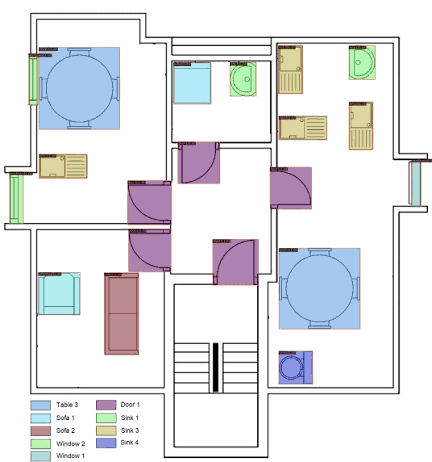
#> input picture data/eval/apartment_floorplan/01_original.png, 432 x 462 px; its folder holds only this picture in this run
$ python build_idf_figures.py
#> lines starting #> are read from the running program, lines starting #| are printed output that depends on the picture; after the words box and inside, x2 and y2 are one past the last pixel; in counts of white or black regions, pixels touching at a corner belong together
"""Compose detailed multi-panel IDF figures from the data folder images.

Reads the pipeline stage images stored under data/eval/<plan>/ and
data/processed/ and writes labelled composite figures into
research_deliverables/ieee_latex/figures/ (idf_*.png).
"""

import os
import glob

from PIL import Image, ImageDraw, ImageFont

BASE = os.path.dirname(os.path.abspath(__file__))
DATA = os.path.join(BASE, "data")
FIG_DIR = os.path.join(BASE, "research_deliverables", "ieee_latex", "figures")

PANEL_W = 760
LABEL_H = 56
GAP = 14
BG = (255, 255, 255)
LABEL_BG = (31, 56, 100)
LABEL_FG = (255, 255, 255)

_stages = [
    ("01_original", "1. Input raster"),
    ("02b_walls_threshold_mask", "2. Wall threshold mask"),
    ("03a_closed_walls", "3. Adaptive gap closing"),
    ("03b_detected_walls", "4. Hough wall detection"),
    ("04a_room_segmentation", "5. Room segmentation"),
    ("04b_corridor_segmentation", "6. Corridor segmentation"),
    ("05_door_detections", "7. Door detection"),
    ("07_final_annotated_floorplan", "8. Final annotated plan"),
]


def _font(size):
    for name in ("arialbd.ttf", "arial.ttf", "DejaVuSans-Bold.ttf", "DejaVuSans.ttf"):
        try:
            return ImageFont.truetype(name, size)
        except Exception:
            continue
    return ImageFont.load_default()


def compose_grid(panels, out_name, cols=4, title=None, panel_w=PANEL_W):
    if not panels:
        raise ValueError("no panels")
    cells = []
    for path, label in panels:
        im = Image.open(path).convert("RGB")
        h = max(1, int(im.height * panel_w / im.width))
        cells.append((im.resize((panel_w, h), Image.LANCZOS), label))
    rows = (len(cells) + cols - 1) // cols
    cell_h = max(c[0].height for c in cells) + LABEL_H
    W = cols * panel_w + (cols + 1) * GAP
    H = rows * cell_h + (rows + 1) * GAP
    if title:
        H += LABEL_H + 8
    canvas = Image.new("RGB", (W, H), BG)
    d = ImageDraw.Draw(canvas)
    y = GAP
    if title:
        f_t = _font(40)
        tw = d.textlength(title, font=f_t)
        d.text(((W - tw) // 2, y), title, fill=(31, 56, 100), font=f_t)
        y += LABEL_H + 8
    f_lab = _font(26)
    for i, (im, label) in enumerate(cells):
        r, c = divmod(i, cols)
        x = GAP + c * (panel_w + GAP)
        cy = y + r * (cell_h + GAP)
        canvas.paste(im, (x, cy))
        ly = cy + im.height + 6
        d.rectangle([x + 2, ly, x + panel_w - 2, ly + LABEL_H - 14], fill=LABEL_BG)
        text = d.textlength(label, font=f_lab)
        d.text((x + (panel_w - text) // 2, ly + 6), label, fill=LABEL_FG, font=f_lab)
    out = os.path.join(FIG_DIR, out_name)
    canvas.save(out)
    print("figure written:", out, canvas.size)


def find_plan_dir(plan):
    p = os.path.join(DATA, "eval", plan)
    if os.path.isdir(p):
        return p
    return None


def _plan_panels(plan):
    d = find_plan_dir(plan)
    panels = []
    for key, label in _stages:
        path = os.path.join(d, key + ".png")
        if os.path.exists(path):
            panels.append((path, label))
    return panels


def build_plan_overview(plan, out_name, title):
    compose_grid(_plan_panels(plan), out_name, cols=4, title=title,
                 panel_w=740 if plan != "apartment_floorplan" else 700)


# [87 lines left out: functions build_nav_graphs, build_zoom_details, not called in this run]


def build_all():
    build_plan_overview("apartment_floorplan", "idf_apartment_pipeline.png",
                        "Apartment plan \u2014 full CV pipeline walkthrough")
#> in compose_grid, im is the input picture: PIL image 432x462 RGB; mean R, G, B 228.6, 229.3, 231.9
#> in compose_grid, `rows = (len(cells) + cols - 1) // cols`: rows = 1
#> in compose_grid, `cell_h = max(c[0].height for c in cells) + LABEL_H`: cell_h = 804
#> in compose_grid, `H = rows * cell_h + (rows + 1) * GAP`: H = 832
#> in compose_grid, `H += LABEL_H + 8`: H = 896
#> in compose_grid, `canvas = Image.new("RGB", (W, H), BG)`: canvas: PIL image 2870x896 RGB; every value is 255
#> in compose_grid, `tw = d.textlength(title, font=f_t)`: tw = 941.1
#> the loop in compose_grid, `for i, (im, label) in enumerate(cells):` made 1 pass
#> (label, r, c, x, cy, ly, text) on pass 1: ('1. Input raster', 0, 0, 14, 78, 832, 185.7)
#> after the loop in compose_grid, `for i, (im, label) in enumerate(cells):`:
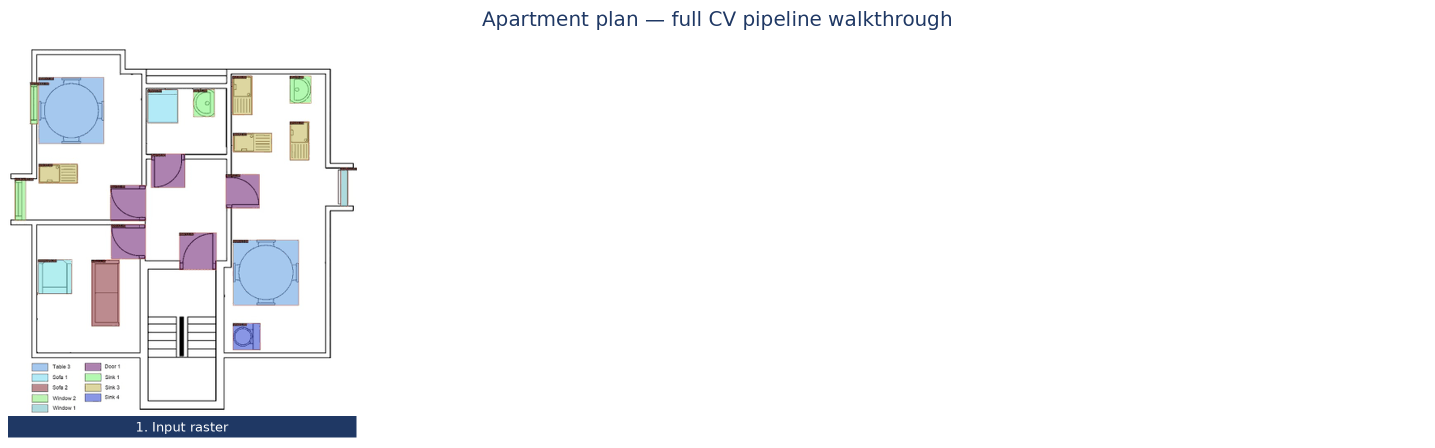
#> canvas: PIL image 2870x896 RGB (shown at 1/2 size); mean R, G, B 246.4, 246.9, 248
#| figure written: research_deliverables/ieee_latex/figures/idf_apartment_pipeline.png (2870, 896)
    build_plan_overview("office_floorplan", "idf_office_pipeline.png",
                        "Office plan \u2014 full CV pipeline walkthrough")
#> call 2 of compose_grid, with out_name = 'idf_office_pipeline.png', cols = 4, panel_w = 740
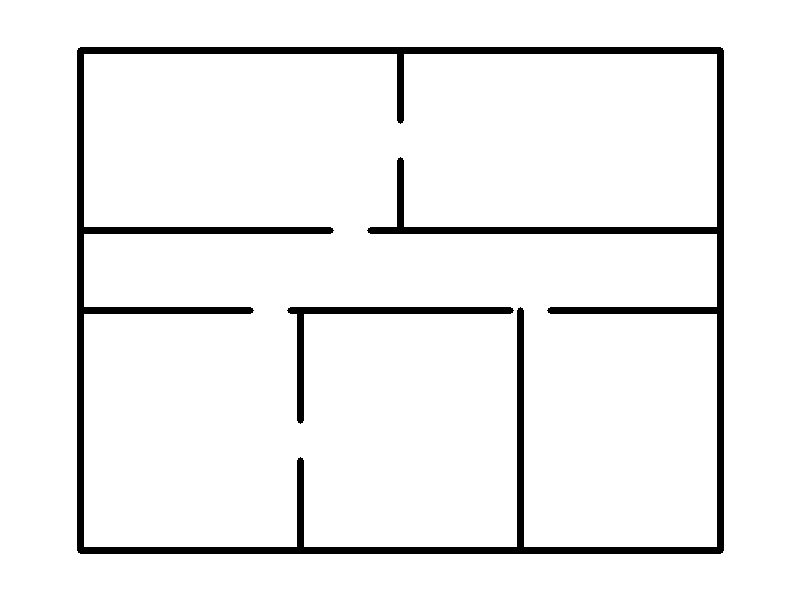
#> input picture data/eval/office_floorplan/01_original.png, 800 x 600 px
#> in compose_grid, im is the input picture: PIL image 800x600 RGB; 94.2% white; 2 black regions, box (x1, y1, x2, y2) and area: (77, 47, 724, 554) 25730, (287, 307, 514, 424) 2329
#> in compose_grid (call 2), `cell_h = max(c[0].height for c in cells) + LABEL_H`: cell_h = 611
#> in compose_grid (call 2), `H = rows * cell_h + (rows + 1) * GAP`: H = 639
#> in compose_grid (call 2), `H += LABEL_H + 8`: H = 703
#> in compose_grid (call 2), `canvas = Image.new("RGB", (W, H), BG)`: canvas: PIL image 3030x703 RGB; every value is 255
#> in compose_grid (call 2), `tw = d.textlength(title, font=f_t)`: tw = 843.8
#> the loop in compose_grid (call 2), `for i, (im, label) in enumerate(cells):` made 1 pass
#> (label, r, c, x, cy, ly, text) on pass 1: ('1. Input raster', 0, 0, 14, 78, 639, 185.7)
#> after the loop in compose_grid (call 2), `for i, (im, label) in enumerate(cells):`:
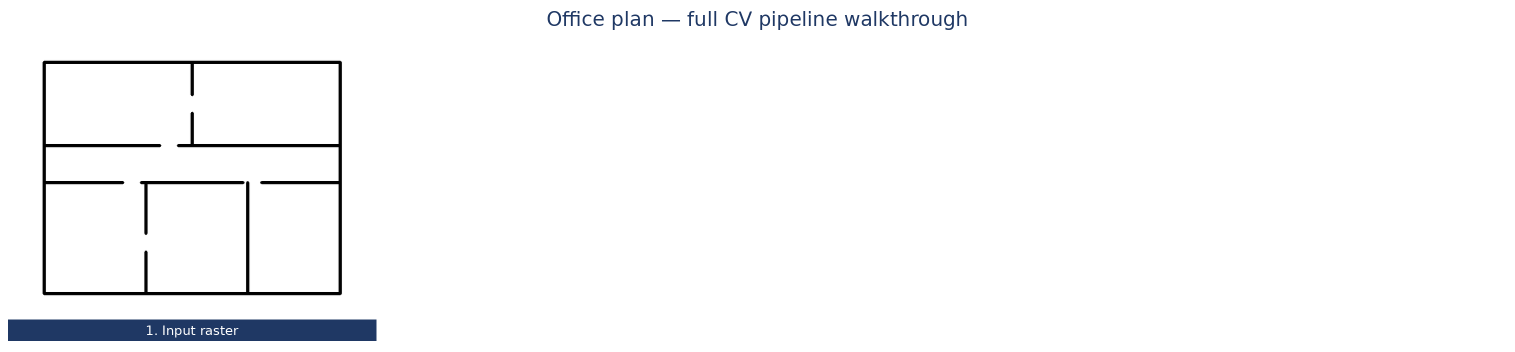
#> canvas: PIL image 3030x703 RGB (shown at 1/2 size); mean R, G, B 248.2, 248.6, 249.4
#| figure written: research_deliverables/ieee_latex/figures/idf_office_pipeline.png (3030, 703)
    build_plan_overview("sample_floorplan", "idf_sample_pipeline.png",
                        "Sample plan \u2014 full CV pipeline walkthrough")
    build_nav_graphs()
    build_zoom_details()


if __name__ == "__main__":
#> (the run stopped early here; a loop or call above may not have finished)
